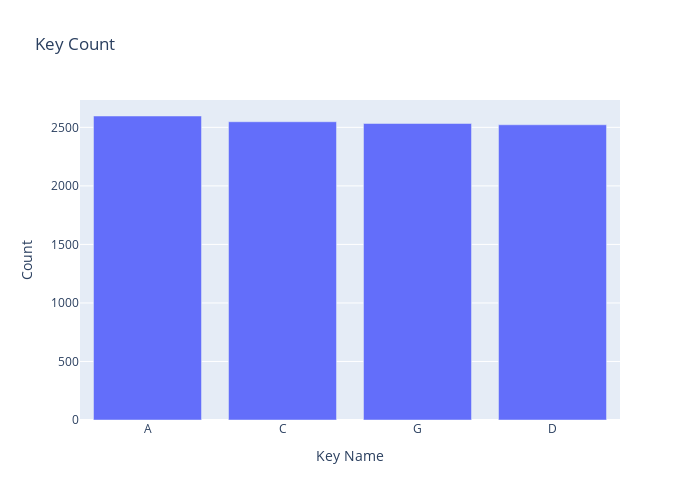

Notebook code cell kept with this figure:
### Markdown cell above
What will be my approach: for most used musical key over decade like on an averagge

### Code cell
df_keys_1980s = pd.read_sql("SELECT TOP 4 key_name,COUNT(key_name) [Count of keys pre 1990s] FROM spotify_tracks_cleaned WHERE release_year <=1990 GROUP BY key_name ORDER BY COUNT(key_name) DESC ", engine)

# df_keys_1980s.plot(kind = 'bar', x='key_name', y= 'Count of keys pre 1990s', legend = False)



px.bar(x='key_name', y= 'Count of keys pre 1990s', data_frame = df_keys_1980s, width=700, height=500,title = 'Key Count', labels = {'key_name': 'Key Name', 'Count of keys pre 1990s':'Count'})

### Figure 1 — Plotly figure (JSON) as saved in the notebook; plotly's stock layout.template omitted (floating-point values rounded to 4 significant figures)
{"data": [{"alignmentgroup": "True", "hovertemplate": "Key Name=%{x}<br>Count=%{y}<extra></extra>", "legendgroup": "", "marker": {"color": "#636efa", "pattern": {"shape": ""}}, "name": "", "offsetgroup": "", "orientation": "v", "showlegend": false, "textposition": "auto", "type": "bar", "x": ["A", "C", "G", "D"], "xaxis": "x", "y": [2597, 2548, 2533, 2522], "yaxis": "y"}], "layout": {"barmode": "relative", "height": 500, "legend": {"tracegroupgap": 0}, "title": {"text": "Key Count"}, "width": 700, "xaxis": {"anchor": "y", "domain": [0, 1], "title": {"text": "Key Name"}}, "yaxis": {"anchor": "x", "domain": [0, 1], "title": {"text": "Count"}}}}
